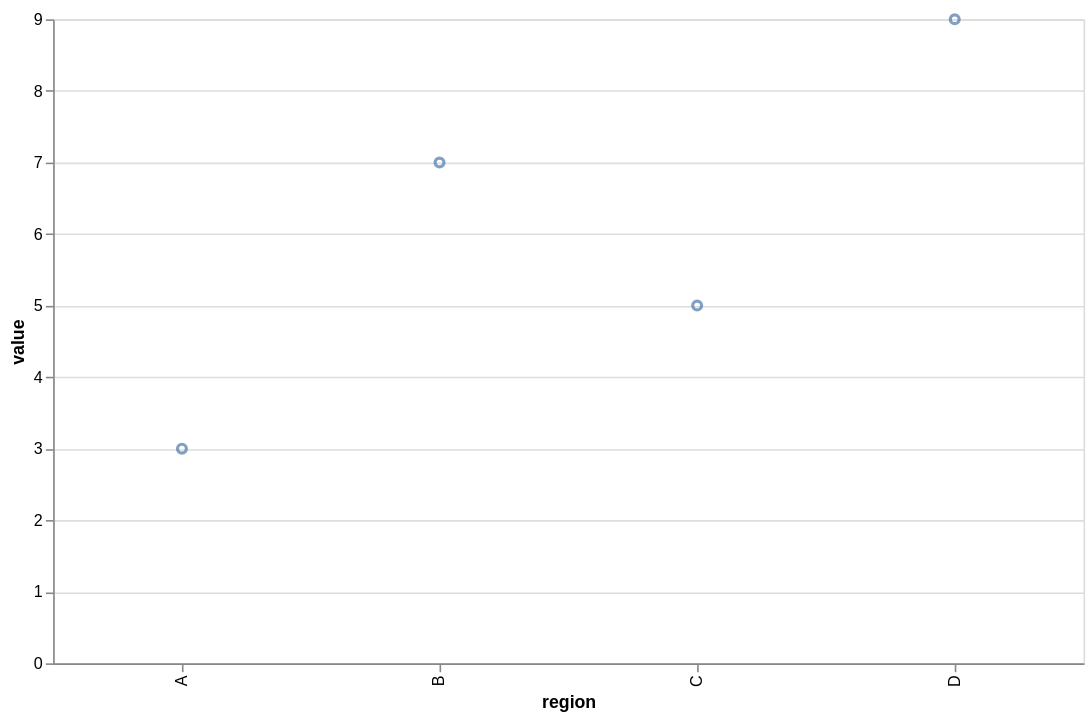

Vega-Lite specification stored for this chart:
### Vega-Lite specification from a JSON file in a GitHub repository (floating-point values rounded to 4 significant figures)
{"width": 640, "height": 400, "data": {"values": [{"region": "A", "segment": "upper", "step": 1, "value": 3, "group": "g1", "alpha": 0.35}, {"region": "B", "segment": "lower", "step": 2, "value": 7, "group": "g2", "alpha": 0.55}, {"region": "C", "segment": "upper", "step": 3, "value": 5, "group": "g1", "alpha": 0.75}, {"region": "D", "segment": "lower", "step": 4, "value": 9, "group": "g2", "alpha": 0.95}]}, "mark": "point", "encoding": {"x": {"field": "region", "type": "nominal", "scale": {"type": "band"}}, "y": {"field": "value", "type": "quantitative"}}}
